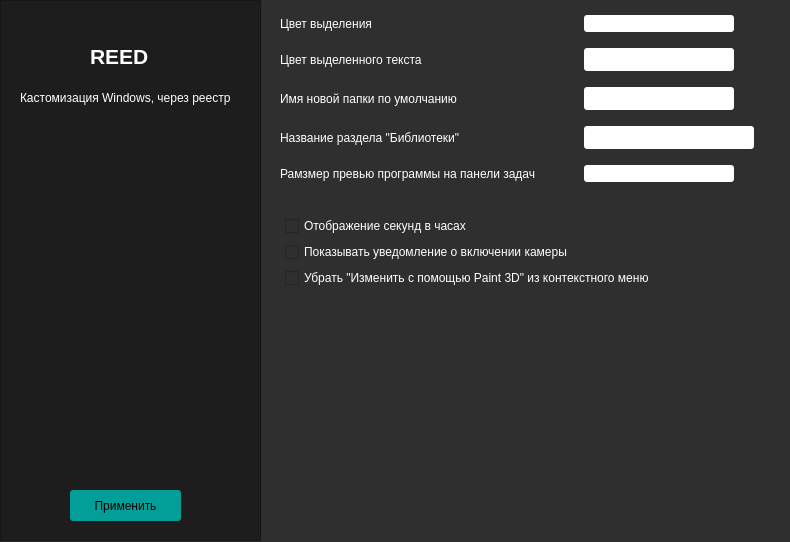
<?xml version="1.0" encoding="UTF-8"?>
<ui version="4.0">
 <class>MainWindow</class>
 <widget class="QMainWindow" name="MainWindow">
  <property name="geometry">
   <rect>
    <x>0</x>
    <y>0</y>
    <width>790</width>
    <height>542</height>
   </rect>
  </property>
  <property name="minimumSize">
   <size>
    <width>790</width>
    <height>542</height>
   </size>
  </property>
  <property name="maximumSize">
   <size>
    <width>790</width>
    <height>542</height>
   </size>
  </property>
  <property name="font">
   <font>
    <pointsize>10</pointsize>
   </font>
  </property>
  <property name="windowTitle">
   <string>REED (alpha version)</string>
  </property>
  <property name="styleSheet">
   <string notr="true">background-color: rgb(47, 47, 47);
color: white;</string>
  </property>
  <widget class="QWidget" name="centralwidget">
   <widget class="QFrame" name="frame">
    <property name="geometry">
     <rect>
      <x>0</x>
      <y>0</y>
      <width>261</width>
      <height>541</height>
     </rect>
    </property>
    <property name="styleSheet">
     <string notr="true">background-color: rgb(29, 29, 29);</string>
    </property>
    <property name="frameShape">
     <enum>QFrame::StyledPanel</enum>
    </property>
    <property name="frameShadow">
     <enum>QFrame::Raised</enum>
    </property>
    <widget class="QPushButton" name="pushButton">
     <property name="geometry">
      <rect>
       <x>70</x>
       <y>490</y>
       <width>111</width>
       <height>31</height>
      </rect>
     </property>
     <property name="cursor">
      <cursorShape>PointingHandCursor</cursorShape>
     </property>
     <property name="styleSheet">
      <string notr="true">border-radius: 3px;
border: 5px;
background-color: rgb(1, 159, 151);
color: black;</string>
     </property>
     <property name="text">
      <string>Применить</string>
     </property>
    </widget>
    <widget class="QLabel" name="label_5">
     <property name="geometry">
      <rect>
       <x>90</x>
       <y>40</y>
       <width>74</width>
       <height>33</height>
      </rect>
     </property>
     <property name="font">
      <font>
       <pointsize>16</pointsize>
       <weight>75</weight>
       <bold>true</bold>
      </font>
     </property>
     <property name="text">
      <string>REED</string>
     </property>
    </widget>
    <widget class="QLabel" name="label_6">
     <property name="geometry">
      <rect>
       <x>20</x>
       <y>90</y>
       <width>224</width>
       <height>16</height>
      </rect>
     </property>
     <property name="text">
      <string>Кастомизация Windows, через реестр</string>
     </property>
    </widget>
   </widget>
   <widget class="QWidget" name="gridLayoutWidget">
    <property name="geometry">
     <rect>
      <x>270</x>
      <y>0</y>
      <width>744</width>
      <height>198</height>
     </rect>
    </property>
    <layout class="QGridLayout" name="gridLayout">
     <property name="leftMargin">
      <number>10</number>
     </property>
     <property name="topMargin">
      <number>5</number>
     </property>
     <property name="rightMargin">
      <number>260</number>
     </property>
     <property name="bottomMargin">
      <number>5</number>
     </property>
     <item row="0" column="0">
      <widget class="QLabel" name="label">
       <property name="font">
        <font>
         <pointsize>9</pointsize>
        </font>
       </property>
       <property name="text">
        <string>Цвет выделения</string>
       </property>
      </widget>
     </item>
     <item row="4" column="1">
      <widget class="QLineEdit" name="lineEdit_4">
       <property name="maximumSize">
        <size>
         <width>170</width>
         <height>23</height>
        </size>
       </property>
       <property name="font">
        <font>
         <pointsize>10</pointsize>
        </font>
       </property>
       <property name="styleSheet">
        <string notr="true">border-radius: 3px;
border: 5px;
background-color: rgb(255, 255, 255);
color: black;</string>
       </property>
       <property name="maxLength">
        <number>12</number>
       </property>
       <property name="alignment">
        <set>Qt::AlignLeading|Qt::AlignLeft|Qt::AlignVCenter</set>
       </property>
      </widget>
     </item>
     <item row="0" column="1">
      <widget class="QLineEdit" name="lineEdit">
       <property name="maximumSize">
        <size>
         <width>150</width>
         <height>16777215</height>
        </size>
       </property>
       <property name="font">
        <font>
         <pointsize>10</pointsize>
        </font>
       </property>
       <property name="styleSheet">
        <string notr="true">border-radius: 3px;
border: 5px;
background-color: rgb(255, 255, 255);
color: black;</string>
       </property>
       <property name="maxLength">
        <number>12</number>
       </property>
       <property name="alignment">
        <set>Qt::AlignLeading|Qt::AlignLeft|Qt::AlignVCenter</set>
       </property>
      </widget>
     </item>
     <item row="1" column="1">
      <widget class="QLineEdit" name="lineEdit_2">
       <property name="maximumSize">
        <size>
         <width>150</width>
         <height>23</height>
        </size>
       </property>
       <property name="font">
        <font>
         <pointsize>10</pointsize>
        </font>
       </property>
       <property name="styleSheet">
        <string notr="true">border-radius: 3px;
border: 5px;
background-color: rgb(255, 255, 255);
color: black;</string>
       </property>
       <property name="maxLength">
        <number>12</number>
       </property>
      </widget>
     </item>
     <item row="1" column="0">
      <widget class="QLabel" name="label_2">
       <property name="font">
        <font>
         <pointsize>9</pointsize>
        </font>
       </property>
       <property name="text">
        <string>Цвет выделенного текста</string>
       </property>
      </widget>
     </item>
     <item row="3" column="1">
      <widget class="QLineEdit" name="lineEdit_3">
       <property name="maximumSize">
        <size>
         <width>150</width>
         <height>23</height>
        </size>
       </property>
       <property name="font">
        <font>
         <pointsize>10</pointsize>
        </font>
       </property>
       <property name="styleSheet">
        <string notr="true">border-radius: 3px;
border: 5px;
background-color: rgb(255, 255, 255);
color: black;</string>
       </property>
       <property name="maxLength">
        <number>12</number>
       </property>
      </widget>
     </item>
     <item row="3" column="0">
      <widget class="QLabel" name="label_3">
       <property name="font">
        <font>
         <pointsize>9</pointsize>
        </font>
       </property>
       <property name="text">
        <string>Имя новой папки по умолчанию       </string>
       </property>
      </widget>
     </item>
     <item row="4" column="0">
      <widget class="QLabel" name="label_4">
       <property name="font">
        <font>
         <pointsize>9</pointsize>
        </font>
       </property>
       <property name="text">
        <string>Название раздела &quot;Библиотеки&quot;</string>
       </property>
      </widget>
     </item>
     <item row="5" column="0">
      <widget class="QLabel" name="label_7">
       <property name="font">
        <font>
         <pointsize>9</pointsize>
        </font>
       </property>
       <property name="text">
        <string>Рамзмер превью программы на панели задач</string>
       </property>
      </widget>
     </item>
     <item row="5" column="1">
      <widget class="QLineEdit" name="lineEdit_5">
       <property name="maximumSize">
        <size>
         <width>150</width>
         <height>16777215</height>
        </size>
       </property>
       <property name="font">
        <font>
         <pointsize>10</pointsize>
        </font>
       </property>
       <property name="styleSheet">
        <string notr="true">border-radius: 3px;
border: 5px;
background-color: rgb(255, 255, 255);
color: black;</string>
       </property>
       <property name="maxLength">
        <number>12</number>
       </property>
       <property name="alignment">
        <set>Qt::AlignLeading|Qt::AlignLeft|Qt::AlignVCenter</set>
       </property>
      </widget>
     </item>
    </layout>
   </widget>
   <widget class="QWidget" name="verticalLayoutWidget">
    <property name="geometry">
     <rect>
      <x>270</x>
      <y>210</y>
      <width>414</width>
      <height>84</height>
     </rect>
    </property>
    <layout class="QVBoxLayout" name="verticalLayout">
     <property name="spacing">
      <number>5</number>
     </property>
     <property name="leftMargin">
      <number>15</number>
     </property>
     <property name="topMargin">
      <number>5</number>
     </property>
     <property name="rightMargin">
      <number>5</number>
     </property>
     <property name="bottomMargin">
      <number>5</number>
     </property>
     <item>
      <widget class="QCheckBox" name="checkBox">
       <property name="font">
        <font>
         <pointsize>9</pointsize>
        </font>
       </property>
       <property name="styleSheet">
        <string notr="true"/>
       </property>
       <property name="text">
        <string>Отображение секунд в часах</string>
       </property>
      </widget>
     </item>
     <item>
      <widget class="QCheckBox" name="checkBox_2">
       <property name="font">
        <font>
         <pointsize>9</pointsize>
        </font>
       </property>
       <property name="styleSheet">
        <string notr="true"/>
       </property>
       <property name="text">
        <string>Показывать уведомление о включении камеры</string>
       </property>
      </widget>
     </item>
     <item>
      <widget class="QCheckBox" name="checkBox_3">
       <property name="text">
        <string>Убрать &quot;Изменить с помощью Paint 3D&quot; из контекстного меню</string>
       </property>
      </widget>
     </item>
    </layout>
   </widget>
  </widget>
  <widget class="QMenuBar" name="menubar">
   <property name="geometry">
    <rect>
     <x>0</x>
     <y>0</y>
     <width>790</width>
     <height>26</height>
    </rect>
   </property>
  </widget>
 </widget>
 <resources/>
 <connections/>
</ui>
